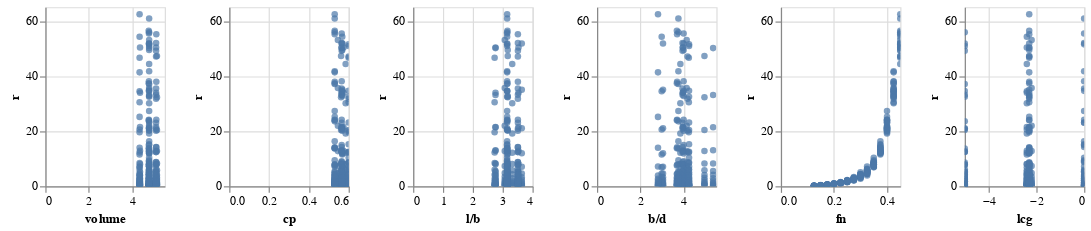

The notebook cell saved with this chart:
### Code cell
alt.Chart(data).mark_circle().encode(
    alt.X(alt.repeat("column"), type='quantitative'),
    alt.Y(alt.repeat("row"), type='quantitative'),

).properties(
    width=100,
    height=150
).repeat(
    row=[label],
    column=features,
).interactive()

### Figure 1 — Vega-Lite specification as saved in the notebook (floating-point values rounded to 4 significant figures; data arrays with more than 128 entries replaced by an {"elided": "..."} marker saying what was removed)
{"repeat": {"column": ["volume", "cp", "l/b", "b/d", "fn", "lcg"], "row": ["r"]}, "spec": {"data": {"name": "data-791db167d20977a01be9532e297efb40"}, "height": 150, "selection": {"selector001": {"bind": "scales", "encodings": ["x", "y"], "type": "interval"}}, "mark": "circle", "width": 100, "encoding": {"y": {"field": {"repeat": "row"}, "type": "quantitative"}, "x": {"field": {"repeat": "column"}, "type": "quantitative"}}}, "datasets": {"data-791db167d20977a01be9532e297efb40": {"elided": "308 records"}}, "$schema": "https://vega.github.io/schema/vega-lite/v4.0.2.json", "config": {"view": {"continuousWidth": 400, "continuousHeight": 300}}}
